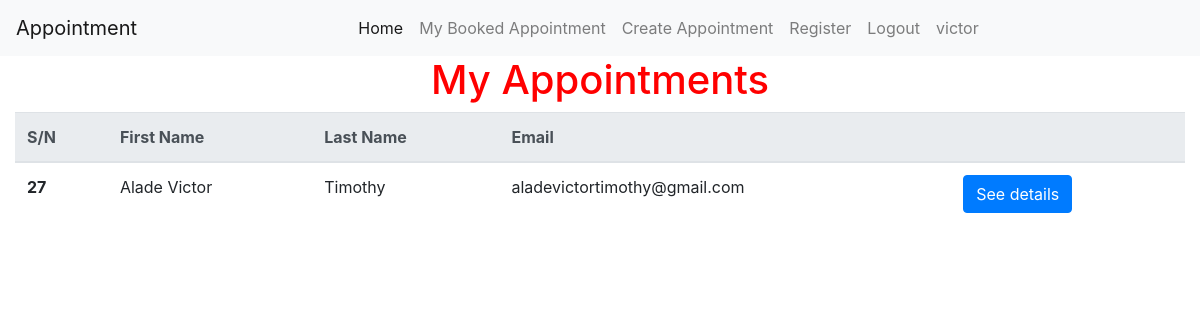
The app's page /record/appointments/ (signed in) with its own data.
### record/models.py (models this page shows, shortened)
class CreateAppointment(models.Model):
    first_name = models.CharField(max_length=30)
    last_name = models.CharField(max_length=30)
    address = models.CharField(max_length=30)
    email = models.EmailField('email', blank=True)
    time_of_appointment = models.TimeField()
    date = models.DateField()

### record/views.py (the view)
# urls.py: path('appointments/', views.CreateAppointmentListView.as_view(), name='appointment_list'),
class CreateAppointmentListView(generic.ListView):
    model = CreateAppointment
    context_object_name = 'appointment_list'   # your own name for the list as a template variable
    queryset = CreateAppointment.objects.all() # Get All Appointment
    template_name = 'record/record_list.html'  # Specify your own template name/location
    paginate_by = 10

### record/templates/record/record_list.html (shortened to what this page needs)
{% extends 'base_generic.html'%}
{% block content %}
    <h1 class="text-center"> My Appointments</h1>
    {% if appointment_list %}
        <div class="container-fluid">
            <table class="table ">
                <thead class="thead-light">
                <tr>
                    <th scope="col">S/N</th>
                    <th scope="col">First Name</th>
                    <th scope="col">Last Name</th>
                    <th scope="col">Email</th>
                    <th scope="col"> </th>
                </tr>
                </thead>
                <tbody>
            {% for appointment in appointment_list %}
                    <tr>
                        <th scope="row">{{ appointment.pk }}</th>
                        <td>{{ appointment.first_name }}</td>
                        <td>{{ appointment.last_name }}</td>
                        <td>{{ appointment.email }}</td>
                        <td><a class="btn btn-primary" href="{% url 'appointment_detail'  appointment.pk %}" role="button">See details</a></td>
                    </tr>
                </tbody>
            {% endfor %}
                </table>
        </div>
        {% else %}
        <p>There are no appointment.</p>
    {% endif%}
{% endblock %}

### templates/base_generic.html (shortened to what this page needs)
<!DOCTYPE html>
<html lang="en">
<head>
  <link rel="stylesheet" href="https://maxcdn.bootstrapcdn.com/bootstrap/4.0.0/css/bootstrap.min.css">
  {% load static %}
  <link rel="stylesheet" type="text/css" href="{% static 'css/style.css' %}">
</head>
      <nav class="navbar navbar-expand-lg navbar-light bg-light">
        <a class="navbar-brand" href="{%url 'index'%}">Appointment</a>
        <div class="collapse navbar-collapse justify-content-center" id="navbarNav">
          <ul class="navbar-nav">
            <li class="nav-item active">
              <a class="nav-link" href="{% url 'index' %}">Home <span class="sr-only">(current)</span></a>
            </li>
            <li>
              <a   class="nav-link"href="{% url 'my-appointment'%}">My Booked Appointment</a>
            </li>
            <li>
              <a   class="nav-link"href="{% url 'appointment-create'%}">Create Appointment</a>
            </li>
            <li>
              <a   class="nav-link"href="{% url 'register'%}">Register</a>
            </li>
            {% if user.is_authenticated %}
              <li><a   class="nav-link"href="{% url 'logout'%}?next={{request.path}}">Logout</a></li>
              <li class="nav-item"><a class="nav-link" href=""> {{ user.get_username }}</a></li>
          {% else %}
            <li class="nav-item"><a class="nav-link" href="{% url 'login'%}?next={{request.path}}">Login</a></li>
          {% endif %}
          </ul>
        </div>
      </nav>
      {% block content %}{% endblock %}
</body>
</html>

### core/static/css/style.css (style rules this page uses)
h1 { color:red; }

### records on screen
CreateAppointment: pk "27", first_name "Alade Victor", last_name "Timothy", email "aladevictortimothy@gmail.com"

### other values on screen
{{ user.get_username }} "victor"
